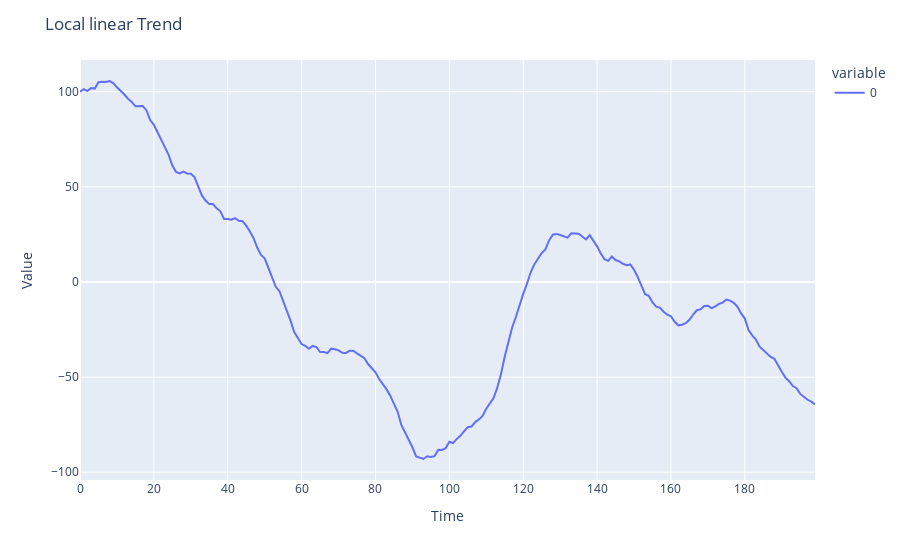

Here is the notebook cell this chart was saved with:
### Code cell
# Локальный линейный тренд
trend = [1]*nsample
for i in range(1,nsample):
    trend[i] = trend[i-1] + np.random.normal(0, 1)

level = [100]*nsample

for i in range(1,nsample):
    level[i] = level[i-1] + trend[i-1] + np.random.normal(0,1)

fig = px.line(level)
fig.update_layout(title='Local linear Trend',
                   xaxis_title='Time',
                   yaxis_title='Value')
fig.show()

### Figure 1 — Plotly figure (JSON) as saved in the notebook; plotly's stock layout.template omitted (floating-point values rounded to 4 significant figures; data arrays with more than 128 entries replaced by an {"elided": "..."} marker saying what was removed)
{"data": [{"hovertemplate": "variable=0<br>index=%{x}<br>value=%{y}<extra></extra>", "legendgroup": "0", "line": {"color": "#636efa", "dash": "solid"}, "mode": "lines", "name": "0", "orientation": "v", "showlegend": true, "type": "scatter", "x": {"elided": "200 int values"}, "xaxis": "x", "y": {"elided": "200 float values"}, "yaxis": "y"}], "layout": {"legend": {"title": {"text": "variable"}, "tracegroupgap": 0}, "margin": {"t": 60}, "title": {"text": "Local linear Trend"}, "xaxis": {"anchor": "y", "domain": [0, 1], "title": {"text": "Time"}}, "yaxis": {"anchor": "x", "domain": [0, 1], "title": {"text": "Value"}}}}
